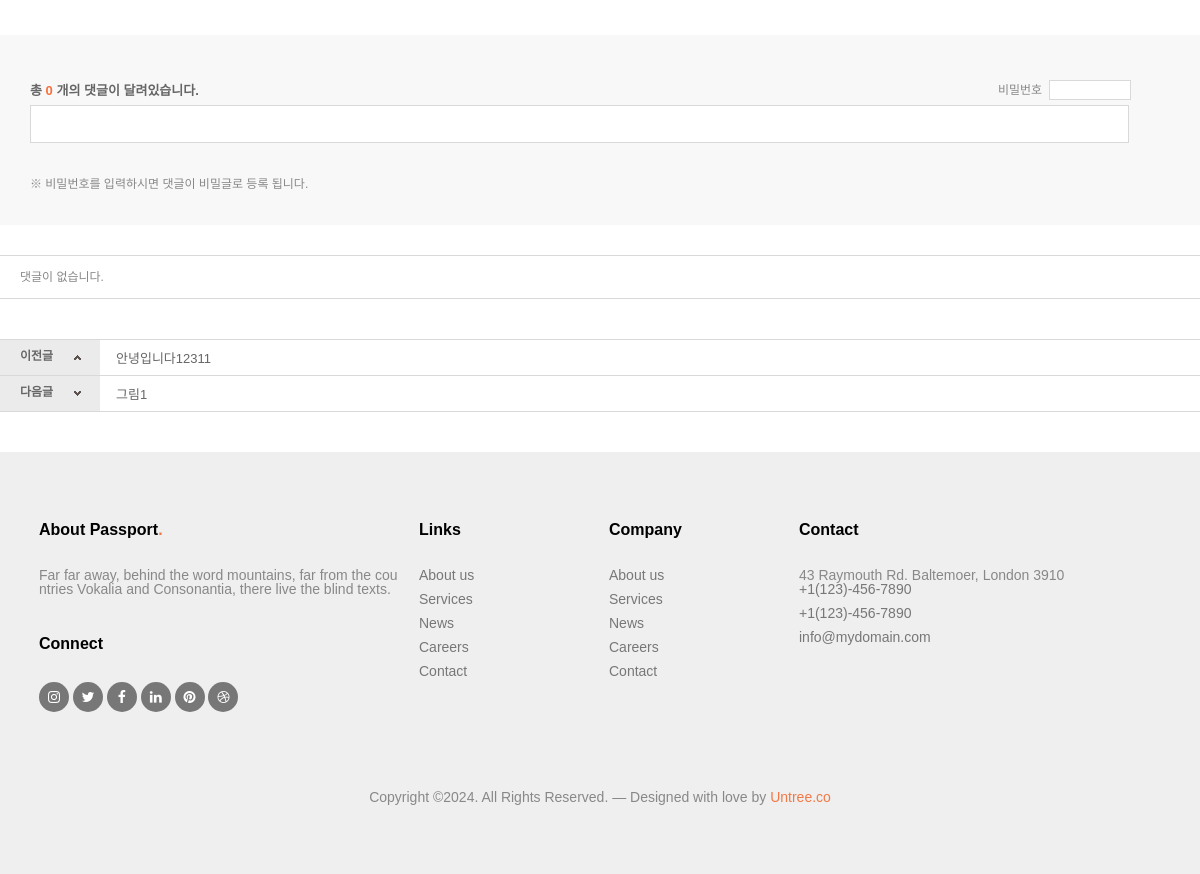
Page /board/bview/14/ (lower part) on the earlier database version.
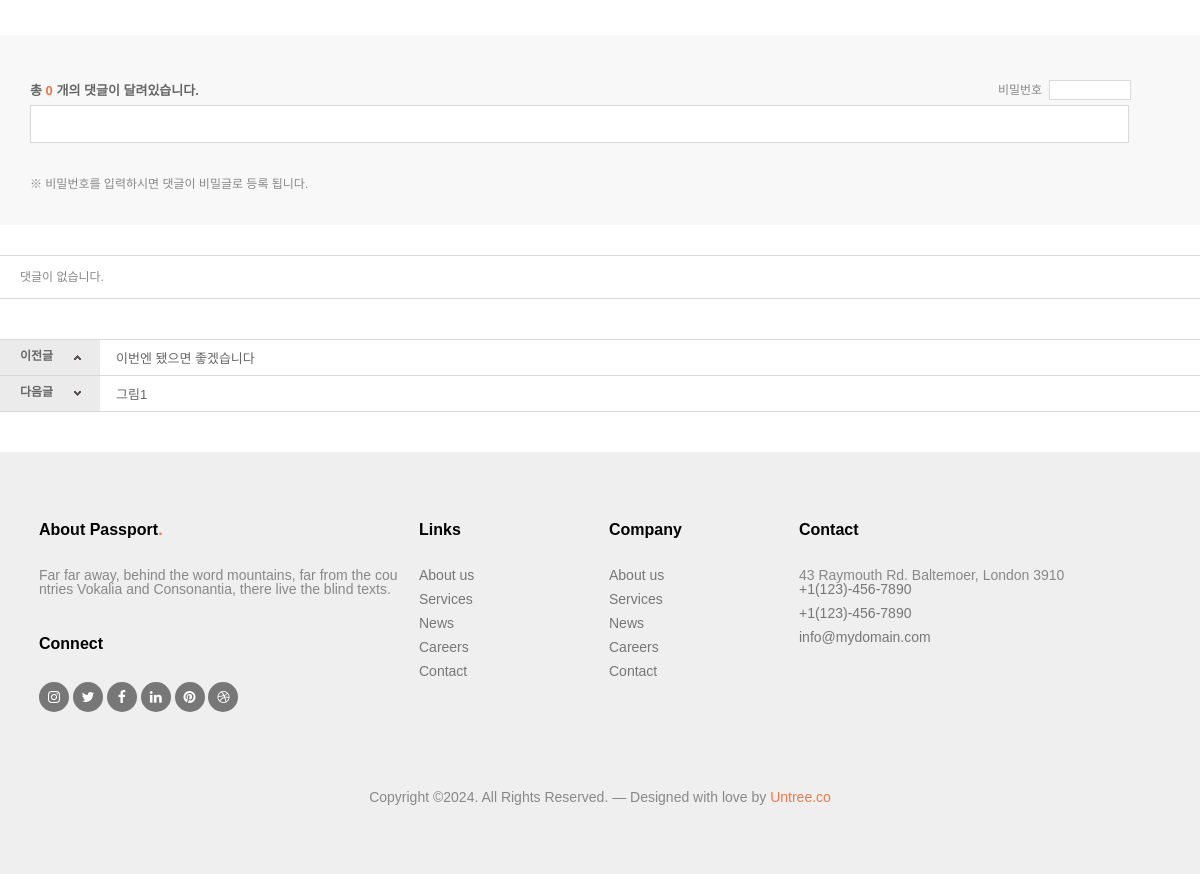
Same page on the later database version.
### board/models.py (models this page shows, shortened)
class Board(models.Model):
  b_no = models.AutoField(primary_key=True)
  member = models.ForeignKey(Member,on_delete=models.DO_NOTHING, null=True)
  b_like_members = models.ManyToManyField(Member,default='', related_name='like_member')
  b_title = models.CharField(max_length=30)
  b_content = models.TextField()
  b_hit = models.IntegerField(default=0)
  b_header = models.CharField(max_length=10)
  b_date = models.DateTimeField(auto_now=True)
  b_file = models.ImageField(blank=True, null=True,upload_to='board')

### board/views.py (the view)
# urls.py: path('bview/<int:b_no>/',views.bview,name='bview'),
def bview(request,b_no):
  npage = request.GET.get('npage',1)
  qs = Board.objects.get(b_no=b_no)
  c_qs = Comment.objects.filter(board=qs).order_by('c_no')
  prev_qs = Board.objects.filter(b_no__lt=qs.b_no).order_by('-b_no').first()
  next_qs = Board.objects.filter(b_no__gt=qs.b_no).order_by('b_no').first()
  day1 = datetime.replace(datetime.now(),hour=23,minute=59,second=59)
  expires = datetime.strftime(day1,'%a, %d-%b-%Y %H:%M:%S GMT')
  print('날짜 : ',expires)
  context = {'board':qs, 'prev_board':prev_qs, 'next_board':next_qs, 'npage':npage, 'clist':c_qs}
  response = render(request,'bview.html',context)
  if request.COOKIES.get('cookie_boardNo') is not None:
    cookies = request.COOKIES.get('cookie_boardNo') # 1|5|6|2
    cookies_list = cookies.split('|')
    if str(b_no) not in cookies_list:
      response.set_cookie('cookie_boardNo',cookies+f"|{b_no}",expires=expires)
      qs.b_hit += 1
      qs.save()
  else:
    response.set_cookie('cookie_boardNo',b_no,expires=expires) # 쿠키에 bno 저장 / 기간 expires
    qs.b_hit += 1
    qs.save()
  return response

### board/templates/bview.html (shortened to what the changed rows need)
{% load static %}
<!doctype html>
<html lang="en">
<head>
	<link rel="stylesheet" href="https://cdnjs.cloudflare.com/ajax/libs/font-awesome/6.1.0/css/all.min.css" />
  <link rel="stylesheet" href="{% static 'fonts/icomoon/style.css'%}">
  <link rel="stylesheet" href="{% static 'fonts/flaticon/font/flaticon.css'%}">
  <link rel="stylesheet" href="{% static 'css/tiny-slider.css'%}">
  <link rel="stylesheet" href="{% static 'css/aos.css'%}">
  <link rel="stylesheet" href="{% static 'css/flatpickr.min.css'%}">
  <link rel="stylesheet" href="{% static 'css/glightbox.min.css'%}">
  <link rel="stylesheet" href="{% static 'css/style.css'%}">
	<link rel="stylesheet" type="text/css" href="{% static 'css/reset.css'%}" />
	<link rel="stylesheet" type="text/css" href="{% static 'css/layout.css'%}" />
	<link rel="stylesheet" type="text/css" href="{% static 'css/content.css'%}" />
</head>
<body>
	<div id="container">
		<div id="outbox">
			<div id="contents">
						<div class="pnDiv web">
							<table summary="이전다음글을 선택하여 보실 수 있습니다." class="preNext" border="1" cellspacing="0">
								<colgroup>
								</colgroup>
								<tbody>
									<tr>
										<th class="pre">이전글</th>
										<td><a href="/board/bview/{{next_board.b_no}}/">{{next_board.b_title}}</a></td>
									</tr>
									<tr>
										<th class="next">다음글</th>
									</tr>
								</tbody>
							</table>
						</div>
			</div>
		</div>
	</div>
</body>
</html>

Differences in the rows shown:
removed Board: b_title "안녕입니다12311"
added Board: b_title "이번엔 됐으면 좋겠습니다"
